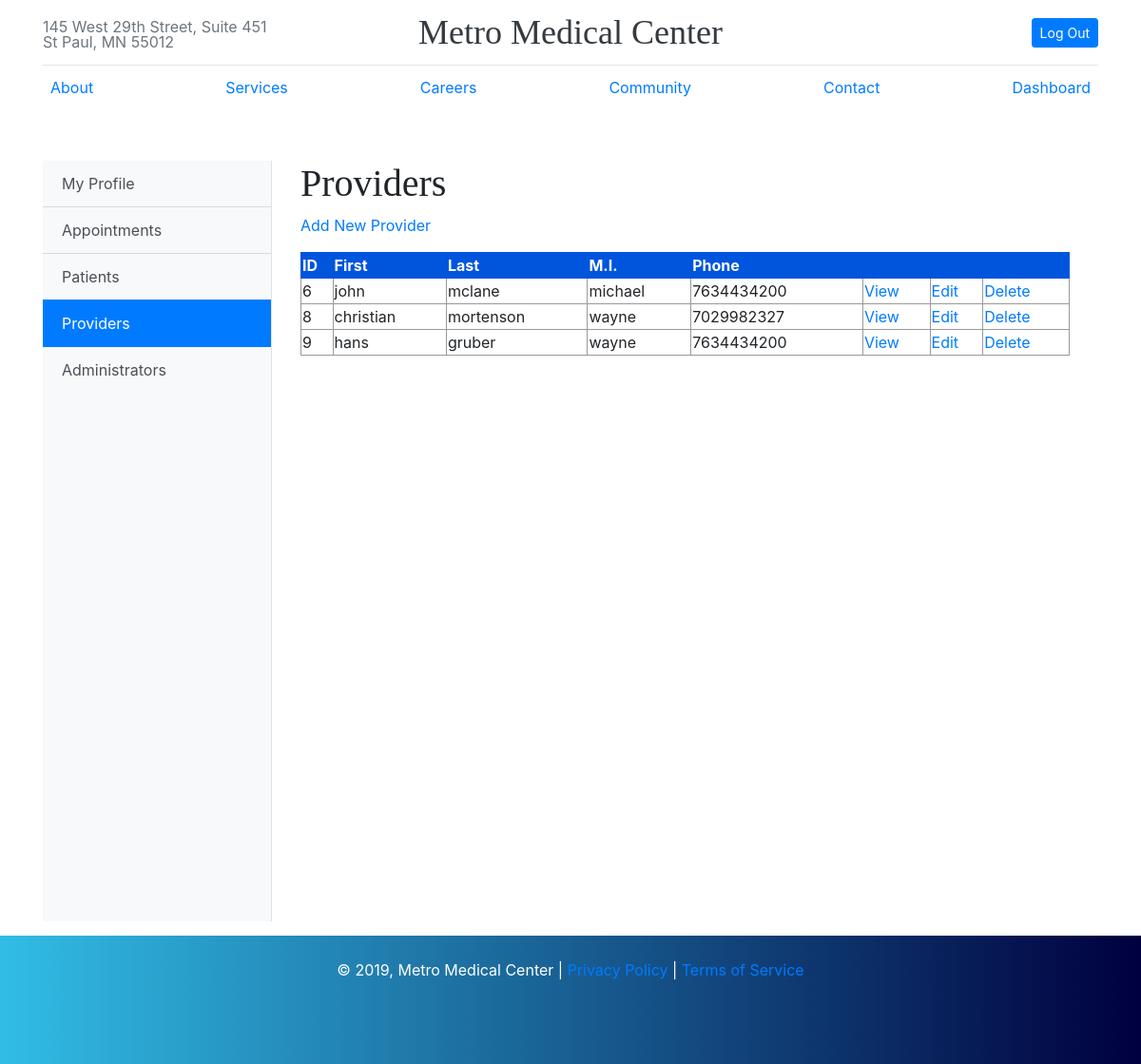
The app's page /metromed/public/administrator/patients/show_providers.php (signed in) with its own data.
### tables this page shows
CREATE TABLE user_info (
    user_id int NOT NULL AUTO_INCREMENT ,
    f_name varchar(50) NOT NULL,
    l_name varchar(50) NOT NULL,
    m_name varchar(50),
    address varchar(255) NOT NULL,
    city varchar(50) NOT NULL,
    state varchar(50) NOT NULL,
    zip varchar(50) NOT NULL,
    phone_number bigint NOT NULL,
    dob DATE NOT NULL,
    ins_id int DEFAULT NULL,
    policy_number varchar(50) DEFAULT NULL,
    PRIMARY KEY (user_id),
    FOREIGN KEY (ins_id) REFERENCES insurance(ins_id)
);

### metromed/private/functions.php (called while the page is built, shortened)
<?php
function url_for($script_path) {
  if($script_path[0] != '/') {
    $script_path = "/" . $script_path;
  }
  return WWW_ROOT . $script_path;
}
function u($string="") {
  return urlencode($string);
}
function h($string="") {
  return htmlspecialchars($string);
}
?>

### metromed/private/query_functions.php (called while the page is built, shortened)
<?php
  function find_all_providers() {
    global $db;
    $sql = "SELECT i.* FROM user_info i INNER JOIN user u ON i.user_id = u.user_id ";
    $sql .= "WHERE u.role='2' ";
    $sql .= "ORDER BY i.user_id ASC";
    $sql .= ";";
    $result = mysqli_query($db, $sql);
    return $result;
  }
?>

### metromed/public/administrator/patients/show_providers.php (the view, shortened to what this page needs)
<?php
include(SHARED_PATH . '/metromed_header.php');
  $patient_set = find_all_providers();
?>
<div class="d-flex pt-5" id="wrapper">
  <div class="bg-light border-right" id="sidebar-left">
    <div class="list-group list-group-flush">
      <a href="<?php echo url_for('userprofile/index.php') ?>" class="list-group-item list-group-item-action bg-light">My Profile</a>
      <a href="<?php echo url_for('userprofile/appointment.php') ?>" class="list-group-item list-group-item-action bg-light">Appointments</a>
      <?php
        if ($_SESSION['role'] == "3") {
          echo '<a href="';
          echo url_for('administrator/patients/show_patients.php');
          echo '"';
          echo 'class="list-group-item list-group-item-action bg-light">Patients</a>';
        }
      ?>
      <?php
        if ($_SESSION['role'] == "3") {
          echo '<a href="';
          echo url_for('administrator/patients/show_providers.php');
          echo '"';
          echo 'class="list-group-item list-group-item-action active">Providers</a>';
        }
      ?>
      <?php
        if ($_SESSION['role'] == "3") {
          echo '<a href="';
          echo url_for('administrator/patients/show_administrators.php');
          echo '"';
          echo 'class="list-group-item list-group-item-action bg-light">Administrators</a>';
        }
      ?>
    </div>
  </div>
  <div id="content">
    <div class="subjects listing">
      <h1>Providers</h1>
      <div class="actions">
        <a class="actions" href="<?php echo url_for('/administrator/patients/new.php'); ?>">Add New Provider</a>
      </div>
    	<table class="list">
    	  <tr>
          <th>ID</th>
          <th>First</th>
          <th>Last</th>
    	    <th>M.I.</th>
          <th>Phone</th>
    	    <th>&nbsp;</th>
    	    <th>&nbsp;</th>
          <th>&nbsp;</th>
    	  </tr>
        <?php while($patient = mysqli_fetch_assoc($patient_set)) { ?>
          <tr>
            <td><?php echo h($patient['user_id']); ?></td>
            <td><?php echo h($patient['f_name']); ?></td>
            <td><?php echo h($patient['l_name']); ?></td>
      	    <td><?php echo h($patient['m_name']); ?></td>
            <td><?php echo h($patient['phone_number']); ?></td>
            <td><a class="action" href="<?php echo url_for('/administrator/patients/view.php?user_id=' . h(u($patient['user_id']))); ?>">View</a></td>
            <td><a class="action" href="<?php echo url_for('/administrator/patients/edit.php?user_id=' . h(u($patient['user_id']))); ?>">Edit</a></td>
            <td><a class="action" href="<?php echo url_for('/administrator/patients/remove.php?user_id=' . h(u($patient['user_id']))); ?>">Delete</a></td>
      	  </tr>
        <?php } ?>
    	</table>
    </div>
  </div>
</div>
<?php include(SHARED_PATH . '/metromed_footer.php'); ?>

### metromed/public/assets/css/metromed.css (style rules this page uses)
body { min-height: 100vh; position: relative; margin: 0; padding-bottom: 150px; }
h1, h2, h3, h4, h5, h6 { font-family: "Playfair Display", Georgia, "Times New Roman", serif; }
#sidebar-left { min-height: 100vh; margin-left: -15rem; -webkit-transition: margin .25s ease-out; -moz-transition: margin .25s ease-out; -o-transition: margin .25s ease-out; transition: margin .25s ease-out; }
#sidebar-left .list-group { width: 15rem; }
@media (min-width: 768px) { #sidebar-left { margin-left: 0; } }
#content { width: 920px; min-height: 500px; padding: 0 30px; }
.actions { margin-bottom: 1em; }
table { border-collapse: collapse; vertical-align: top; }
table.list { width: 100%; }
table.list tr td { border: 1px solid #999999; }
table.list tr th { border: 1px solid #0055DD; background: #0055DD; color: white; text-align: left; }

### records on screen
user_info: user_id "6", f_name "john", l_name "mclane", m_name "michael", phone_number "7634434200"
user_info: user_id "8", f_name "christian", l_name "mortenson", m_name "wayne", phone_number "7029982327"
user_info: user_id "9", f_name "hans", l_name "gruber", m_name "wayne", phone_number "7634434200"

### other values on screen
Date('Y') "2019"
